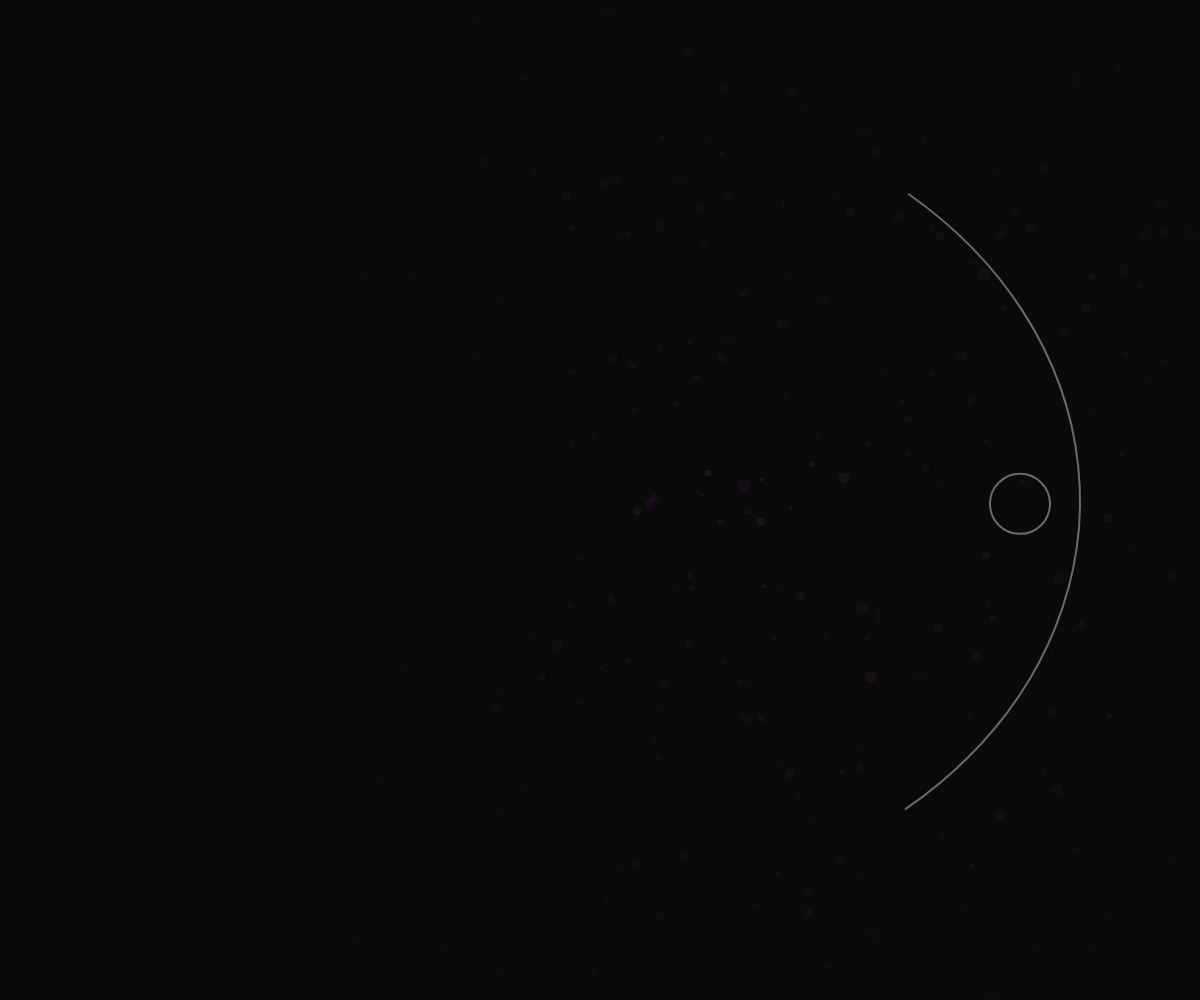
Frame 1 (no input)
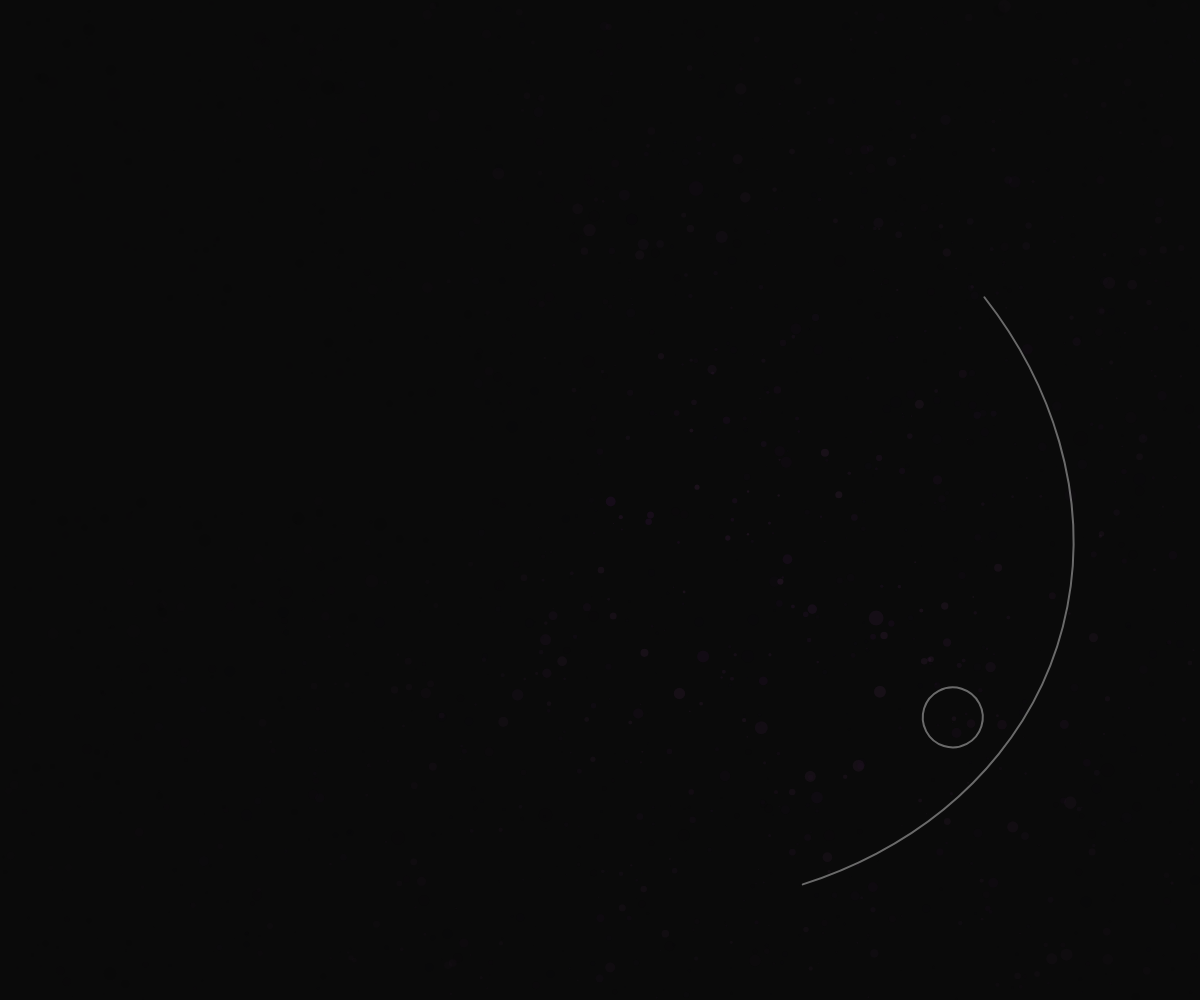
Frame 60 (no input)
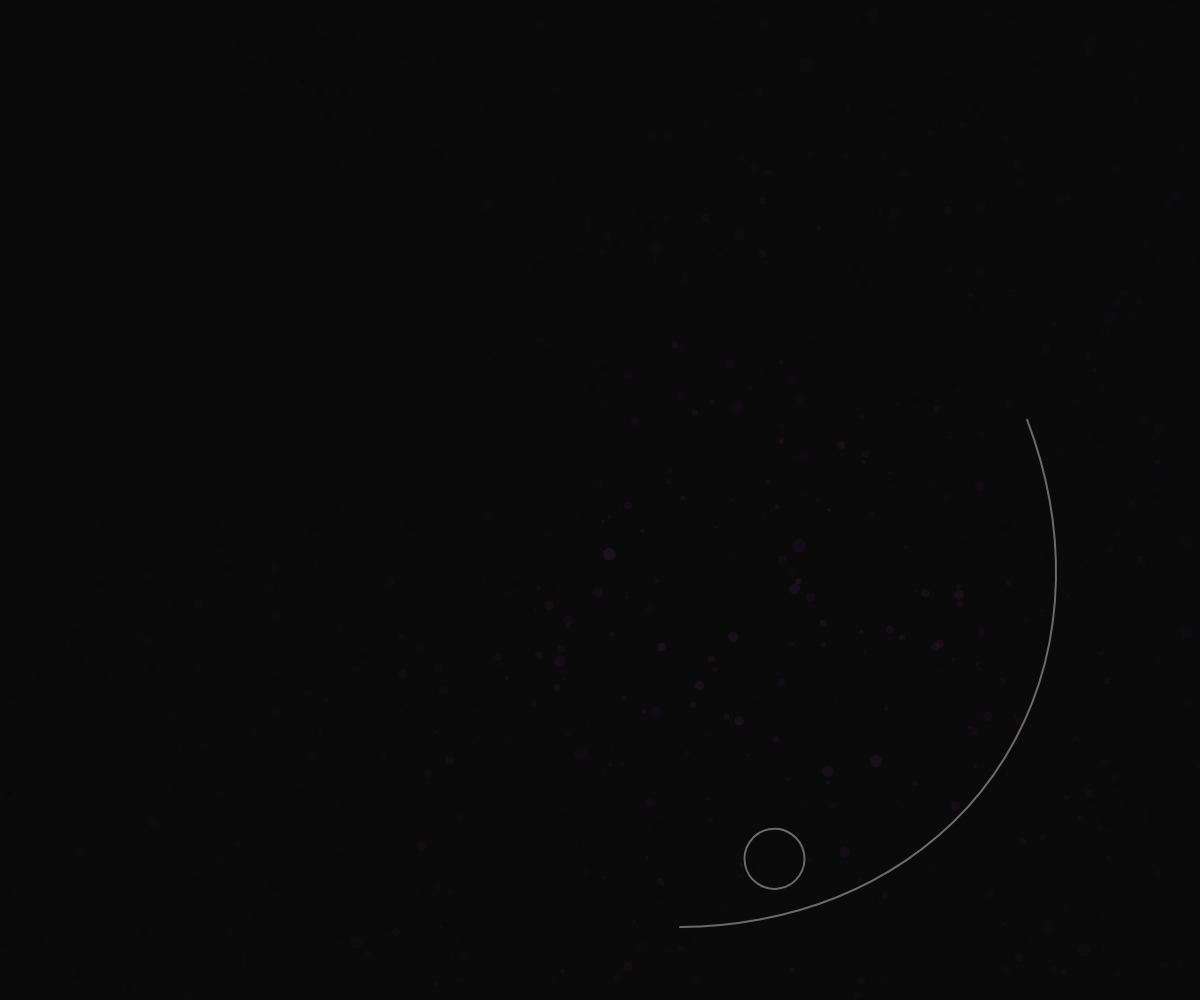
Frame 120 (the mouse pressed at the canvas centre since frame 60)

The p5.js sketch that drew these frames (run headless with seeded random() and noise() and a simulated clock; from frame 60 on, the mouse is pressed at the canvas centre):

// p5.js sketch
// ── sketch.js
let nebulaParticles = [];
let pendulumAngle = 0;
let pendulumSpeed = 0.005;
let gradientColors = [];

function setup() {
  createCanvas(windowWidth, windowHeight);
  pixelDensity(1);
  
  // Create gradient colors for nebula
  gradientColors = [
    color(20, 5, 30),   // Deep space blue
    color(40, 10, 60),
    color(80, 20, 100),
    color(150, 40, 180),
    color(200, 80, 220),
    color(255, 120, 255)
  ];
  
  // Generate nebula particles
  for (let i = 0; i < 2000; i++) {
    nebulaParticles.push({
      x: random(width),
      y: random(height),
      size: random(1, 8),
      speed: random(0.001, 0.005),
      angle: random(TWO_PI),
      colorIndex: floor(random(gradientColors.length)),
      pulse: random(0.5, 2)
    });
  }
}

function draw() {
  background(10);
  
  // Update pendulum
  pendulumAngle += pendulumSpeed;
  
  // Create cosmic glow effect
  let glowIntensity = sin(pendulumAngle) * 0.5 + 0.5;
  
  // Draw nebula particles with pulsing effect
  for (let particle of nebulaParticles) {
    // Move particles in wave pattern
    particle.angle += particle.speed;
    particle.x += cos(particle.angle) * 0.3;
    particle.y += sin(particle.angle) * 0.3;
    
    // Keep particles within canvas
    if (particle.x < 0) particle.x = width;
    if (particle.x > width) particle.x = 0;
    if (particle.y < 0) particle.y = height;
    if (particle.y > height) particle.y = 0;
    
    // Create radial gradient effect around pendulum
    let dx = particle.x - width/2;
    let dy = particle.y - height/2;
    let distance = sqrt(dx * dx + dy * dy);
    
    // Calculate influence of pendulum swing
    let pendulumInfluence = map(
      abs(atan2(dy, dx) - pendulumAngle), 
      0, PI, 
      0.8, 0
    );
    
    // Apply pulsing effect
    let pulse = sin(frameCount * 0.02 + particle.angle) * particle.pulse;
    
    // Calculate effective size and alpha
    let size = particle.size * (1 + pulse * 0.5);
    let alpha = map(distance, 0, width/2, 30, 10);
    alpha *= pendulumInfluence;
    
    // Draw particle with gradient color
    fill(red(gradientColors[particle.colorIndex]), 
         green(gradientColors[particle.colorIndex]), 
         blue(gradientColors[particle.colorIndex]), 
         alpha);
    
    noStroke();
    ellipse(particle.x, particle.y, size);
  }
  
  // Draw main cosmic pendulum effect
  drawPendulumEffect();
}

function drawPendulumEffect() {
  let centerX = width/2;
  let centerY = height/2;
  
  // Create pendulum arc
  push();
  translate(centerX, centerY);
  rotate(pendulumAngle);
  
  // Draw glowing arc
  noFill();
  stroke(255, 100);
  strokeWeight(2);
  arc(0, 0, width * 0.8, height * 0.8, -PI/4, PI/4);
  
  // Draw pendulum bob with radial glow
  let bobX = cos(pendulumAngle) * (width * 0.35);
  let bobY = sin(pendulumAngle) * (height * 0.35);
  
  // Create radial gradient for bob
  let gradient = drawingContext.createRadialGradient(
    bobX, bobY, 0,
    bobX, bobY, 30
  );
  
  let glowIntensity = sin(pendulumAngle * 2) * 0.5 + 0.5;
  
  gradient.addColorStop(0, color(255, 200, 100, 200 * glowIntensity));
  gradient.addColorStop(1, color(255, 100, 50, 0));
  
  drawingContext.fillStyle = gradient;
  ellipse(bobX, bobY, 60);
  
  pop();
}

function windowResized() {
  resizeCanvas(windowWidth, windowHeight);
}
